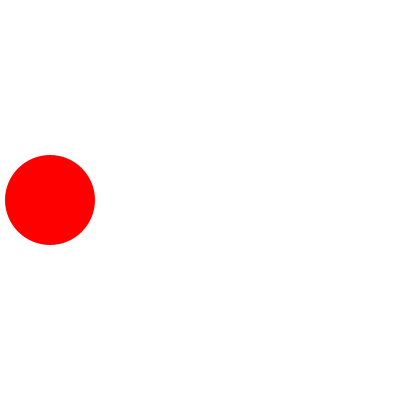
Frame 1 (no input)
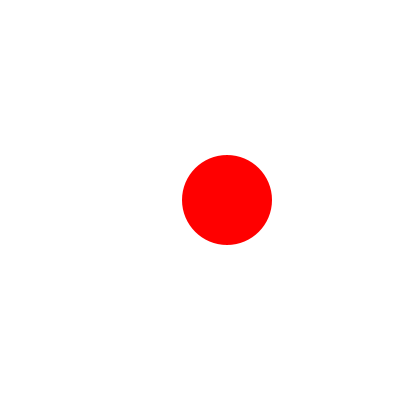
Frame 60 (the mouse pressed at the canvas centre just before this capture)
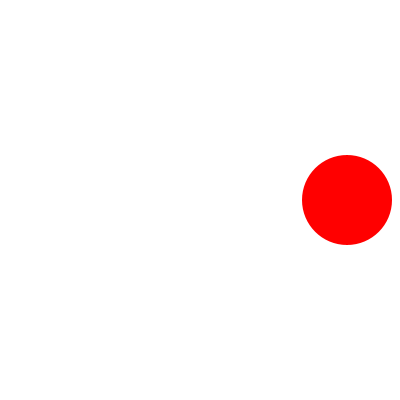
Frame 120 (the mouse held since frame 60 and released just before this capture)

The Processing sketch that drew these frames (run headless with seeded random() and noise(); from frame 60 on, the mouse is pressed at the canvas centre):

// Processing sketch: ejemplo
// ── ejemplo.pde
float x = 50;
float y= 200;
float speed = 3;


void setup() {
  size(400, 400); 
}
void draw() {
  background(255);        
  fill(255, 0, 0); 
  noStroke() ;
  ellipse(x, y, 90, 90); 
  
   x += speed;
   
   if (x > width - 25 || x < 25) {
    speed = speed * -1;
  }
}
